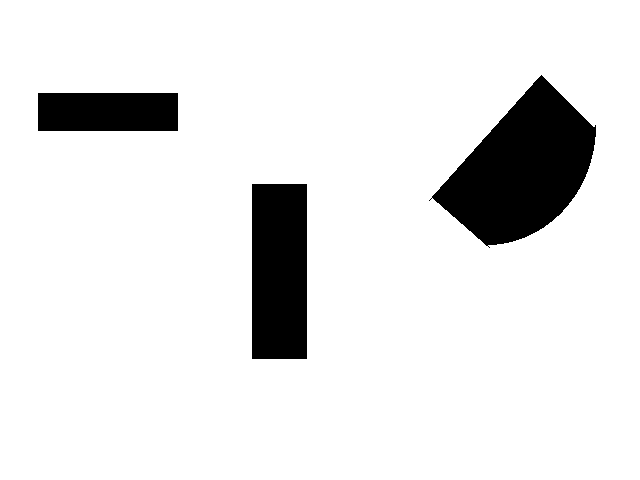
#> input picture csc483-atkinst/images/project3/testimage.pgm, 640 x 480 px
$ jupyter execute Project3A.ipynb   (older library calls are emulated)
#> lines starting #> are read from the running program, lines starting #| are printed output that depends on the picture; after the words box and inside, x2 and y2 are one past the last pixel; in counts of white or black regions, pixels touching at a corner belong together
#> further down, test_image is the input picture: shape (480, 640, 3); 90% white; 3 black regions, box (x1, y1, x2, y2) and area: (429, 75, 596, 248) 15676, (252, 184, 307, 359) 9625, (38, 93, 178, 131) 5320
### csc483-atkinst/project3/project3.py
import cv2
import numpy as np
import math

def SobelEdgeDetectorX(image):
    if len(image.shape) == 3:
        gray = cv2.cvtColor(image, cv2.COLOR_BGR2GRAY)
        gray = np.float32(gray)
    else:
        gray = image
        gray = np.float32(gray)
    gaussianblur = cv2.GaussianBlur(gray, (5,5), 0)
    #gaussianimg = cv2.filter2D(image, cv2.CV_32F, gaussianfilter)
    kernelx = np.asarray([[-1, 0, 1],[-2, 0, 2], [-1, 0, 1]])
    sobeledgeimg = cv2.filter2D(gaussianblur, cv2.CV_32F, kernelx)
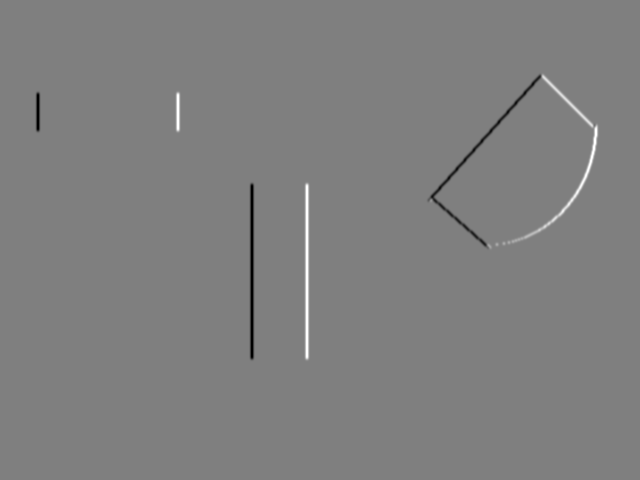
#> sobeledgeimg: shape (480, 640) float32; min -637.5, max 637.5, mean 0; drawn with min black and max white
    return sobeledgeimg

def SobelEdgeDetectorY(image):
    if len(image.shape) == 3:
        gray = cv2.cvtColor(image, cv2.COLOR_BGR2GRAY)
        gray = np.float32(gray)
    else:
        gray = image
        gray = np.float32(gray)
    gaussianblur = cv2.GaussianBlur(gray, (5,5), 0)
    #gaussianimg = cv2.filter2D(image, cv2.CV_32F, gaussianfilter)
    kernely = np.asarray([[-1, -2, -1], [0, 0, 0], [1, 2, 1]])
    sobeledgeimg = cv2.filter2D(gaussianblur, cv2.CV_32F, kernely)
    return sobeledgeimg

def EdgeMagnitude(vertEdge, horzEdge):
    magnitude = np.hypot(vertEdge, horzEdge)
    return magnitude

def EdgeOrientation(vertEdge, horzEdge):
    orientation = np.arctan2(vertEdge, horzEdge)
    return orientation

# [90 lines left out: functions NonMaxSupress, TwoThresholds, EdgeTracking, Canny, not called in this run]

def myHoughLines(image, rho, theta, threshold):
    #newimg = image.copy()
    #newimg[img < threshold] = 0
    thetas = np.deg2rad(np.arange(theta, dtype='float32'))
    rhos = np.arange(rho, dtype='float32')
    #votes = np.zeros((2 * rho, theta),dtype='uint8')
    votes = {}
    height = image.shape[0]
    width = image.shape[1]

    for x in range(height):
        for y in range(width):
            for thetaVal in range(len(thetas)):
                rhoVal = x * math.cos(thetas[thetaVal]) + y * math.sin(thetas[thetaVal])
                if votes.get((rhoVal, thetas[thetaVal])):
                    votes[(rhoVal, thetas[thetaVal])] += 1
                else:
                    votes[(rhoVal, thetas[thetaVal])] = 1

    linesList =  []

    for rhoAndTheta, vote in votes.items():
        rhoThetaList = []
        if vote > threshold:
            #voteList = []
            #voteList.append(np.argwhere(vote))
            #votelist.append(np.argwhere(eachPixel))
            rhoVal = rhoAndTheta[0]
            thetaVal = rhoAndTheta[1]
            rhoThetaList.append(rhoVal)
            rhoThetaList.append(thetaVal)
            #rhoThetaList.append(voteList)
            linesList.append(rhoThetaList)

                #linesList.append((votes[np.nonzero(eachPixel)], eachPixel[np.nonzero(vote)]))
                #lines = votes[np.nonzero(eachPixel)][np.nonzero(vote)]
    lines = np.array(linesList)

    return lines

# [17 lines that do not run on import are left out]

### csc483-atkinst/project3/Project3A.ipynb
# Project 3a: Hough Transform

The purpose of this project is to acquaint you with the fundamental techniques behind two fundamental feature detection algorithms in Computer Vision: the Hough Transform and the Canny Filter.

[cell 1]
import numpy as np
import matplotlib.pyplot as plt
import math

# Part 1: Sobel Edge Detector

Congratulations!  You've unlocked the cv2.filter2d() method, which will replace the (non-linearly separable) filtering algorithms you created in Project 2.

Use it to implement a Sobel Edge detector.  As described in the textbook, the Sobel kernel finds oriented edges.    The kernel for finding vertical edges is:

$$ G_{x} = \begin{bmatrix} -1 & 0 & +1 \\ -2 & 0 & +2 \\ -1 & 0 & +1 \end{bmatrix}$$

and the kernel for finding horizontal edges is:

$$ G_{y} = \begin{bmatrix} -1 & -2 & -1 \\ 0 & 0 & 0 \\ +1 & +2 & +1 \end{bmatrix}$$

Using filter2d, run each of these kernels separately over some greyscale images, and show the results below.   How are the x and y gradients different?

Hint: I recommend *first* running a slight gaussian blur over an image to remove the worst high frequency noise.

[cell 2]
#TESTING CODE HERE
import cv2
from project3 import SobelEdgeDetectorX, SobelEdgeDetectorY, EdgeMagnitude
test_image = cv2.imread('../images/project3/testimage.pgm')
sobelX = SobelEdgeDetectorX(test_image)
sobelY = SobelEdgeDetectorY(test_image)
plt.imshow((sobelX).astype(np.uint8));
plt.show()
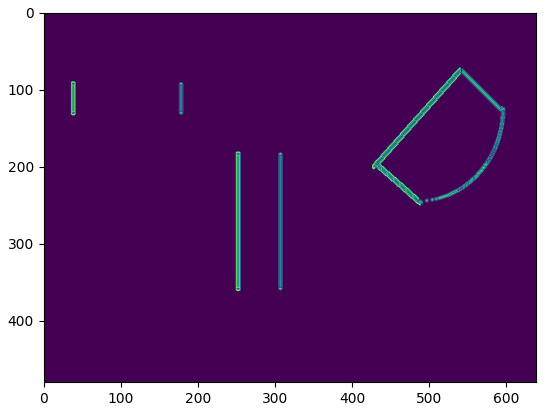
#> figure drawn by matplotlib, 1 panel
plt.imshow((sobelY).astype(np.uint8));
plt.show()

Of course, we're really presently only interested in the magnitude, not the orientation of edges (although that'll change soon), so we can use the following formula:

$G = \sqrt{G_{x}^{2} + G_{y}^{2}}$

In the cell below, show results of calculating the edge magnitude of the images you tested above

[cell 3]
edgeMagnitude = EdgeMagnitude(sobelX, sobelY)
#> in EdgeMagnitude, `magnitude = np.hypot(vertEdge, horzEdge)`:
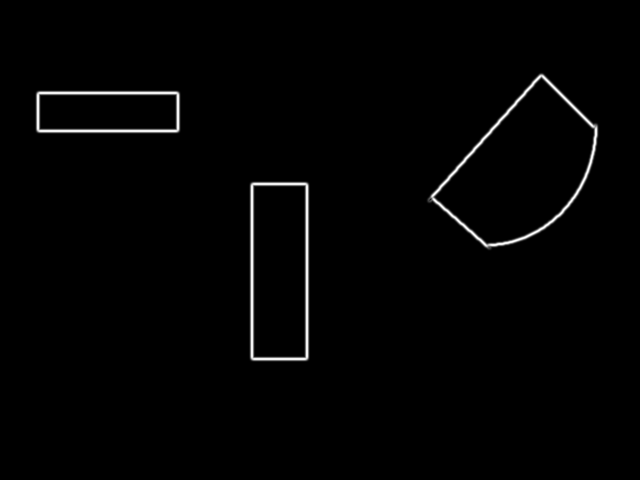
#> magnitude: shape (480, 640) float32; min 0, max 668.1, mean 8.6; drawn with min black and max white
#print(edgeMagnitude)
plt.imshow((edgeMagnitude).astype(np.uint8));
plt.show()
test_image2 = cv2.imread('../images/project3/testimage.pgm')
sobelX2 = SobelEdgeDetectorX(test_image2)
sobelY2 = SobelEdgeDetectorY(test_image2)
edgeMagnitude2 = EdgeMagnitude(sobelX2, sobelY2)
plt.imshow((edgeMagnitude2).astype(np.uint8));
plt.show()

# Part 2: Hough Transform

Following Tuesday's lecture, recall that the Hough Transform is a way to find the predominant lines in an image (generally, a de-noised and edge-detected image).  It all revolves around using the equation:

$\rho = x*cos(\theta) + y*sin(\theta)$

to define a line.

Let's begin by "discretizing" our $\theta$ (angle) values into ten discrete values:

[cell 4]
thetaVals = np.linspace(0,math.pi,9) #8 vals between 0 and pi

Then we can define a bunch of arbitrary points:

[cell 5]
pt0 = (1,0)
pt1 = (2,1)
pt2 = (3,2)
pt3 = (4,3)
pts = [pt0,pt1,pt2,pt3]

xs = [p[0] for p in pts]
ys = [p[1] for p in pts]

plt.xlim(0,4)
plt.scatter(xs,ys)

Here's what we get for sweeping through the theta values described above, and finding each corresponding $\rho$ value:

[cell 6]
rhoVals = []
for p in pts:
    rhoVals = []
    for t in thetaVals:
        rhoVals.append(p[0]*math.cos(t) + p[1]*math.sin(t))
    #print(rhoVals)
    plot = plt.plot(thetaVals,rhoVals)
    plot = plt.scatter(thetaVals,rhoVals)
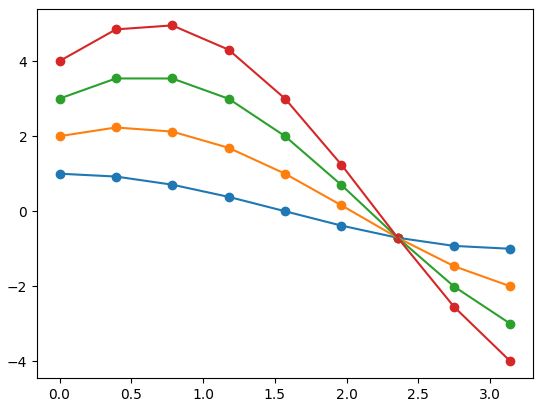
#> figure drawn by matplotlib, 1 panel

Notice that each point's $\rho$ values form a sinusoidal shape, and that all the shapes intersect at 3/4*$\pi$ (that is, 135 degrees).   What $\rho$ value do they intersect at?

Let's try a different set of points:

[cell 7]
pt0 = (0,2)
pt1 = (2,2)
pt2 = (4,2)
pt3 = (6,2)
pts = [pt0,pt1,pt2,pt3]

xs = [p[0] for p in pts]
ys = [p[1] for p in pts]

plt.xlim(0,6)
plt.ylim(0,3)
plt.scatter(xs,ys)
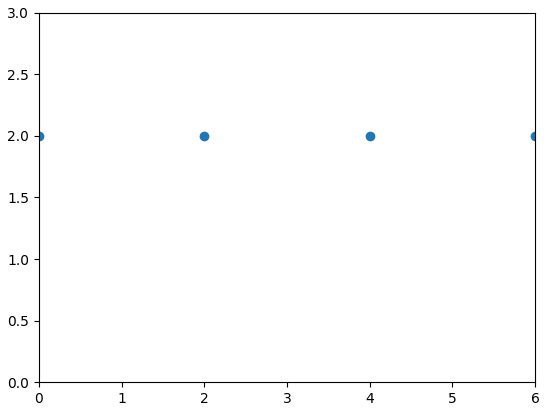
#> figure drawn by matplotlib, 1 panel

[cell 8]
rhoVals = []
for p in pts:
    rhoVals = []
    for t in thetaVals:
        rhoVals.append(p[0]*math.cos(t) + p[1]*math.sin(t))
    #print(rhoVals)
    plot = plt.plot(thetaVals,rhoVals)
    plot = plt.scatter(thetaVals,rhoVals)
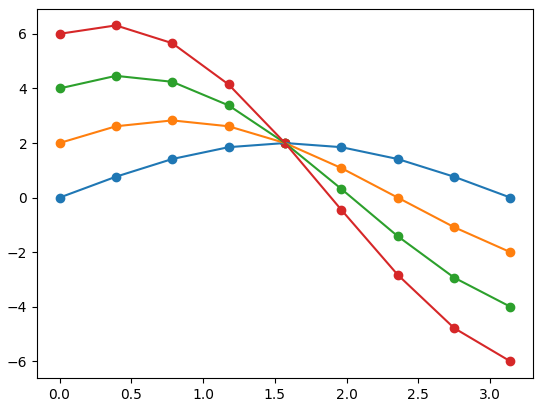
#> figure drawn by matplotlib, 1 panel

---
And this is what it looks like whe nwe have *two dominant lines in an image.

[cell 9]
pt0 = (1,0)
pt1 = (2,1)
pt2 = (3,2)
pt3 = (4,3)
pt10 = (0,2)
pt11 = (2,2)
pt12 = (4,2)
pt13 = (6,2)
pts = [pt0,pt1,pt2,pt3,pt10,pt11,pt12,pt13]

plt.xlim(0,6)
plt.ylim(-3,3)
#plt.scatter(xs,ys)


rhoVals = []
for p in pts:
    rhoVals = []
    for t in thetaVals:
        rhoVals.append(p[0]*math.cos(t) + p[1]*math.sin(t))
    #print(rhoVals)
    plot = plt.plot(thetaVals,rhoVals)
    plot = plt.scatter(thetaVals,rhoVals)
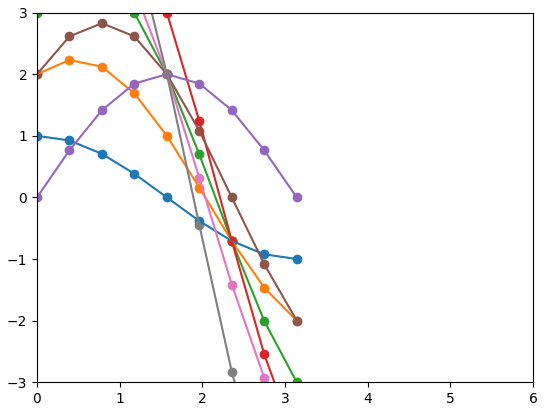
#> figure drawn by matplotlib, 1 panel

## Part 1: The Hough Transform

Now that you understand how the Hough Transform works, try to replicate (by hand) the OpenCV Hough Transform function using an function signature.

The Hough Transform, as covered in class, is an algorithm where each non-zero pixel in an image (typically an edge-detected, thresholded image) "votes" for every line in might belong to.  In the above examples, we've discretized the angles that our lines could belong to into eight possible $\theta$ values, and then calculated $\rho$ for each point for each theta value.  In both examples above, all for points agree they belong to the same line.

The Hough Transform, then, takes in a set of points, and returns a set of lines.  Following the [openCV API]( https://docs.opencv.org/2.4/modules/imgproc/doc/feature_detection.html?highlight=houghlines), the Hough transform method should take the following form:

lines = cv2.HoughLines(image, rho, theta, threshold)

That is, it should return an output vector of lines whose "votes" exceed the provided vote threshold.  Each line is represented by a two-element vector ($\rho$, $\theta$). Read the API to understand the units of the rho and theta arguments.

[cell 10]
from project3 import *
#load an image
test_image = cv2.imread('../images/project3/testimage.pgm')
test_image = test_image.astype('float32')
test_image = cv2.cvtColor(test_image, cv2.COLOR_BGR2GRAY)
test_image = cv2.imread('../images/project3/testimage.pgm', cv2.IMREAD_GRAYSCALE)
sobelX3 = SobelEdgeDetectorX(test_image)
sobelY3 = SobelEdgeDetectorY(test_image)
edgeMagnitude3 = EdgeMagnitude(sobelX3, sobelY3)
edgeMagnitude3 = edgeMagnitude3.astype('float32')
sobelX4 = SobelEdgeDetectorX(test_image)
sobelY4 = SobelEdgeDetectorY(test_image)
edgeMagnitude4 = EdgeMagnitude(sobelX4, sobelY4)
edgeMagnitude4 = edgeMagnitude4.astype('uint8')
rhoValue = np.hypot(test_image.shape[0],test_image.shape[1])
#> rhoValue = 800
thetaValue = len(np.deg2rad(np.arange(-90, 90)))
threshold = 200
lines = myHoughLines(edgeMagnitude4, rhoValue, np.pi/180, threshold)
#> lines = 480 pairs, first value 0 to 479, second value 0 to 0

print("My Version: ", "\n", lines)
#> (printed output is left out)

for rho,theta in lines:
    a = np.cos(theta)
    b = np.sin(theta)
    x0 = a*rho
    y0 = b*rho
    x1 = int(x0 + 1000*(-b))
    y1 = int(y0 + 1000*(a))
    x2 = int(x0 - 1000*(-b))
    y2 = int(y0 - 1000*(a))

    cv2.line(edgeMagnitude3,(x1,y1),(x2,y2),(0,0,255),2)

cv2.imwrite('houghlines3.jpg',edgeMagnitude3)
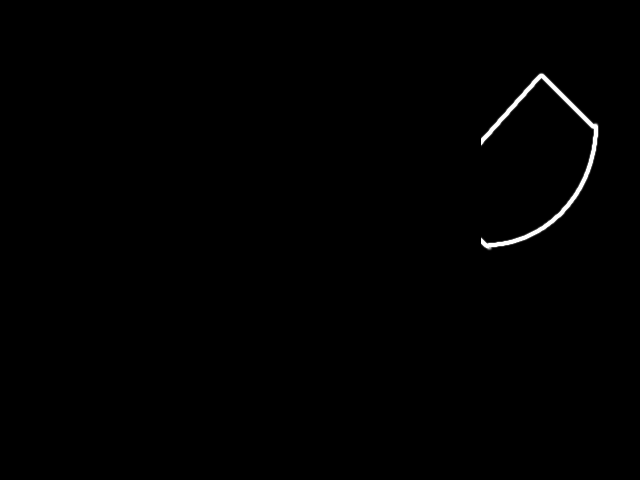
#> saved as houghlines3.jpg: shape (480, 640); min 0, max 255, mean 1.4
plt.imshow((edgeMagnitude3).astype(np.uint8),cmap='gray');
plt.show()
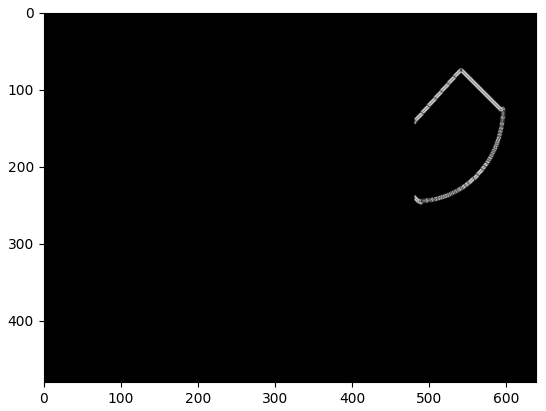
#> figure drawn by matplotlib, 1 panel

#print("CV2 Version:" , "\n", cv2.HoughLines(edgeMagnitude3, rhoValue, thetaValue, threshold))

CVlines = cv2.HoughLines(edgeMagnitude4,1,np.pi/180,threshold)
#> CVlines = [[441, 0.785], [438, 0.785]]
print("CV2 Version: ", "\n", CVlines)

for rho,theta in CVlines[0]:
    a = np.cos(theta)
    b = np.sin(theta)
    x0 = a*rho
    y0 = b*rho
    x1 = int(x0 + 1000*(-b))
    y1 = int(y0 + 1000*(a))
    x2 = int(x0 - 1000*(-b))
    y2 = int(y0 - 1000*(a))

    cv2.line(edgeMagnitude4,(x1,y1),(x2,y2),(0,0,255),2)
#> this loop made 1 pass
#> (rho, theta, a, b, x0, y0, x1, y1) on pass 1: (441, 0.785, 0.707, 0.707, 311.8, 311.8, -395, 1018)
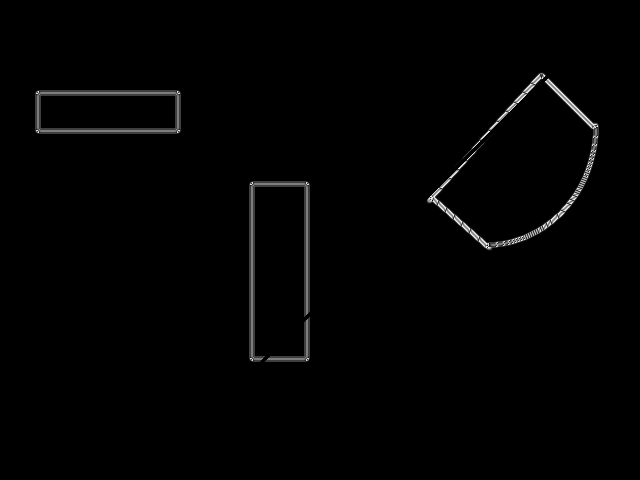
#> edgeMagnitude4: shape (480, 640); min 0, max 253, mean 2.5


cv2.imwrite('houghlines4.jpg',edgeMagnitude4)
plt.imshow((edgeMagnitude4).astype(np.uint8),cmap='gray');
plt.show()
